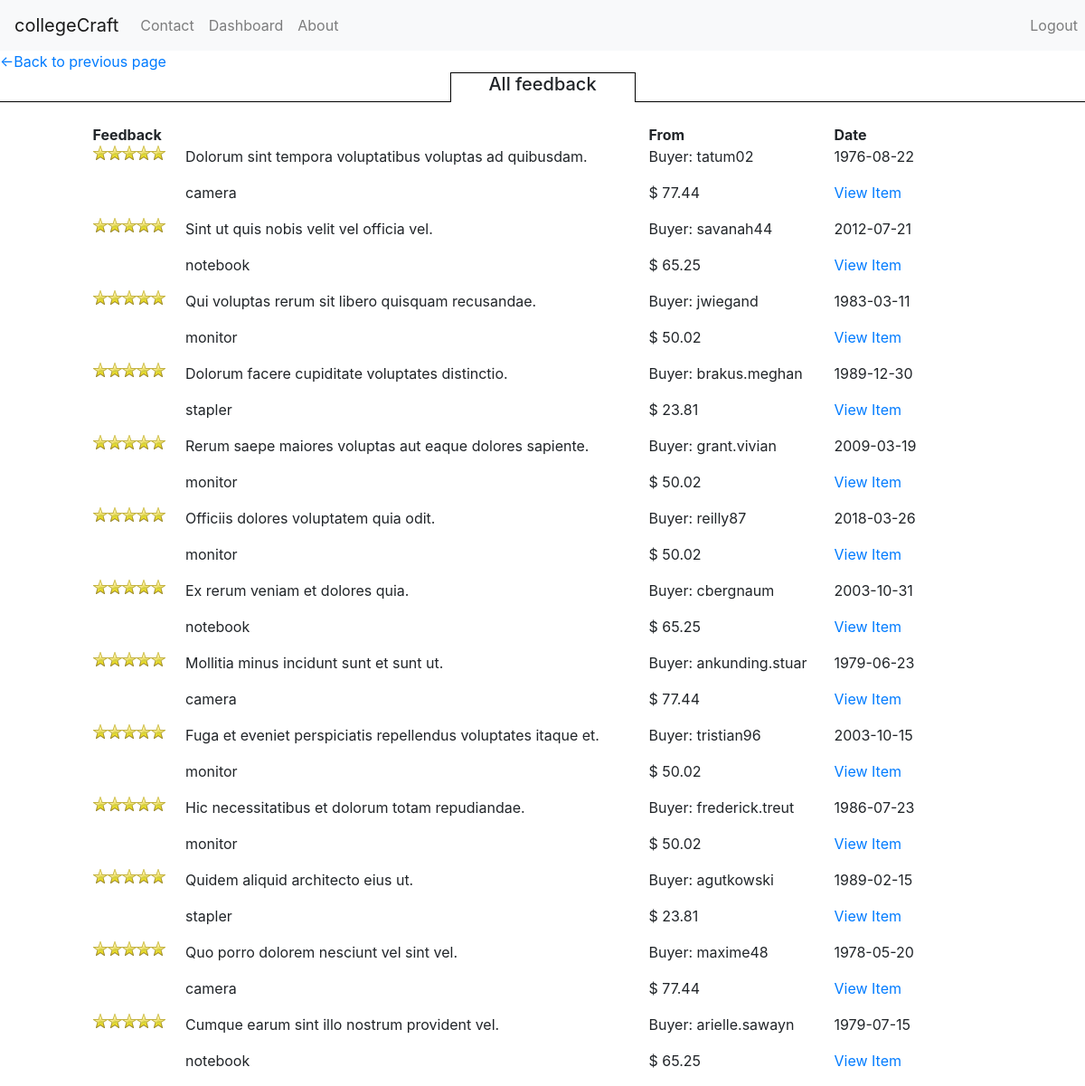
/views/feedback.php?user=2 (signed in), run on the app's committed database.
### tables this page shows
CREATE TABLE `review` (
  `id` int(11) NOT NULL,
  `review` int(11) DEFAULT NULL,
  `trade_id` int(11) DEFAULT NULL,
  `feedback` varchar(256) DEFAULT NULL,
  `created` date DEFAULT NULL,
  `buyer` varchar(64) DEFAULT NULL
);

CREATE TABLE `product` (
  `product_id` int(11) NOT NULL,
  `name` varchar(64) DEFAULT NULL,
  `description` varchar(256) DEFAULT NULL,
  `category` varchar(256) DEFAULT NULL
);

CREATE TABLE `users` (
  `user_id` int(11) NOT NULL,
  `username` varchar(15) NOT NULL,
  `hashed_password` varchar(255) DEFAULT NULL,
  `email_address` varchar(30) DEFAULT NULL,
  `bio` varchar(512) DEFAULT NULL,
  `role_id` int(11) DEFAULT NULL,
  `location` varchar(128) DEFAULT NULL,
  `name` varchar(32) DEFAULT NULL
);

CREATE TABLE `trade_ad` (
  `id` int(11) NOT NULL,
  `product_id` int(11) DEFAULT NULL,
  `price` float DEFAULT NULL,
  `qty` int(11) DEFAULT NULL,
  `seller` int(11) DEFAULT NULL
);

### views/feedback.php (the view, shortened to what this page needs)
<?php
  include '../connect.php';
  $user = $_GET['user'];
  $info = "  SELECT review.id, review.review, review.trade_id, review.feedback, review.created, review.buyer, trade_ad.product_id, trade_ad.price, trade_ad.qty, trade_ad.seller, product.name, users.username
  FROM review
  INNER JOIN Trade_ad ON review.trade_id=Trade_ad.id
  INNER JOIN product ON trade_ad.product_id=product.product_id
  INNER JOIN users ON users.user_id=trade_ad.seller
  WHERE seller = {$user}";
  $result = $conn->query($info);
 ?>
<html>
  <head>
  </head>
  <body>
      <?php include './partials/header.php' ?>
      <div id='sub-nav'>
        <a href='javascript:history.go(-1)'>
          <-Back to previous page
        </a>
      </div>
    <div class='row' style='padding-bottom: 2%;'>
      <div class='col-sm-5 myborder'>
      </div>
      <div id='feedback-tab' class='col-sm-2'>
        <h5>All feedback</h5>
      </div>
      <div class='col-sm-5 myborder'>
      </div>
    </div>
    <div class='row'>
      <div class='col-sm-6 offset-sm-1'>
        <strong>Feedback</strong>
      </div>
      <div class='col-sm-2'>
        <strong>From</strong>
      </div>
      <div class='col-sm-2'>
        <strong>Date</strong>
      </div>
      <div class='col-sm-1'>
      </div>
      <?php
      while($row = $result->fetch_assoc()){
        $buyer = $conn->query("SELECT username from users where user_id={$row['buyer']}");
        echo "
        <div class='col-sm-1 offset-sm-1'>
          <span class='stars'>{$row['review']}</span>
        </div>
        <div class='col-sm-5'>
          <p>{$row['feedback']}</p>
          <p>{$row['name']}</p>
        </div>
        <div class='col-sm-2'>
          <p>Buyer: ";
          while($data = $buyer->fetch_assoc()){
            echo $data['username'];
          }
        echo "</p>
          <p>$ {$row['price']}
        </div>
        <div class='col-sm-2'>
          <p>{$row['created']}</p>
          <a href='item.php?item={$row['trade_id']}'>View Item</a>
        </div>
        <div class='col-sm-1'>
        </div>
        ";
      }
        ?>
    </div>
  </body>
</html>

### views/partials/header.php
<nav class="navbar navbar-expand-lg navbar-light bg-light">
  <a class="navbar-brand" href="/collegeCraft/views/index.php">collegeCraft</a>
  <div class="collapse navbar-collapse" id="navbarNav">
    <ul class="navbar-nav">
      <li class="nav-item">
        <a class="nav-link" href="/collegeCraft/views/contact.php">Contact</a>
      </li>
      <li class="nav-item">
        <a class="nav-link" href="/collegeCraft/views/dashboard.php">Dashboard</a>
      </li>
      <li class="nav-item">
        <a class="nav-link" href="/collegeCraft/views/about.php">About</a>
      <li class="nav-item" style="position:fixed; right:0;">
<?php
    if(session_status() == PHP_SESSION_ACTIVE){
      if($_SESSION['loggedin'] == '1'){
        echo "<a class='nav-link' href='/collegeCraft/views/index.php'>Logout</a>";
      }
    } else {
      echo "<a class='nav-link' href='/collegeCraft/views/index.php'>Login</a>";
    }
?>
      </li>
    </ul>
  </div>
</nav>

### public/stylesheets/item.css (style rules this page uses)
span.stars, span.stars span { display: block; background: url(../images/stars.png) 0 -16px repeat-x; width: 80px; height: 16px; }

### public/stylesheets/feedback.css (style rules this page uses)
.myborder { border-bottom: 1px solid black; }
#feedback-tab { border-left: 1px solid black; border-right: 1px solid black; border-top: 1px solid black; text-align: center; }

### data on the page
review: feedback "Dolorum sint tempora voluptatibus voluptas ad quibusdam.", product.name "camera", trade_ad.price "77.44", created "1976-08-22"
users: username "tatum02"
review: feedback "Sint ut quis nobis velit vel officia vel.", product.name "notebook", trade_ad.price "65.25", created "2012-07-21"
users: username "savanah44"
review: feedback "Qui voluptas rerum sit libero quisquam recusandae.", product.name "monitor", trade_ad.price "50.02", created "1983-03-11"
users: username "jwiegand"
review: feedback "Dolorum facere cupiditate voluptates distinctio.", product.name "stapler", trade_ad.price "23.81", created "1989-12-30"
users: username "brakus.meghan"
review: feedback "Rerum saepe maiores voluptas aut eaque dolores sapiente.", product.name "monitor", trade_ad.price "50.02", created "2009-03-19"
users: username "grant.vivian"
review: feedback "Officiis dolores voluptatem quia odit.", product.name "monitor", trade_ad.price "50.02", created "2018-03-26"
users: username "reilly87"
review: feedback "Ex rerum veniam et dolores quia.", product.name "notebook", trade_ad.price "65.25", created "2003-10-31"
users: username "cbergnaum"
review: feedback "Mollitia minus incidunt sunt et sunt ut.", product.name "camera", trade_ad.price "77.44", created "1979-06-23"
users: username "ankunding.stuar"
review: feedback "Fuga et eveniet perspiciatis repellendus voluptates itaque et.", product.name "monitor", trade_ad.price "50.02", created "2003-10-15"
users: username "tristian96"
review: feedback "Hic necessitatibus et dolorum totam repudiandae.", product.name "monitor", trade_ad.price "50.02", created "1986-07-23"
users: username "frederick.treut"
review: feedback "Quidem aliquid architecto eius ut.", product.name "stapler", trade_ad.price "23.81", created "1989-02-15"
users: username "agutkowski"
review: feedback "Quo porro dolorem nesciunt vel sint vel.", product.name "camera", trade_ad.price "77.44", created "1978-05-20"
users: username "maxime48"
review: feedback "Cumque earum sint illo nostrum provident vel.", product.name "notebook", trade_ad.price "65.25", created "1979-07-15"
users: username "arielle.sawayn"
